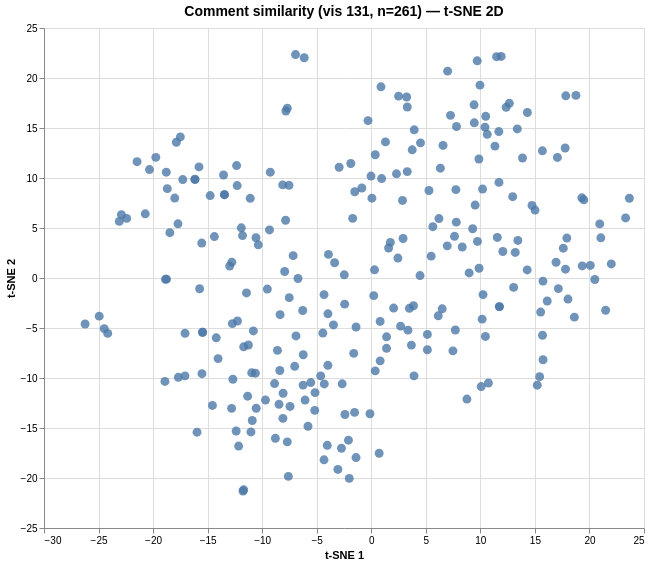

The specification (Vega-Lite) saved for this image:
### Vega specification from a JSON file in a GitHub repository (floating-point values rounded to 4 significant figures; data arrays with more than 128 entries replaced by an {"elided": "..."} marker saying what was removed)
{"$schema": "https://vega.github.io/schema/vega/v6.json", "data": [{"name": "param_1e9efca18e7a2868_store"}, {"name": "source_0", "values": {"elided": "261 records"}}, {"name": "source_0_x_domain_dim_1", "values": [{"min": -26.23, "max": 23.66}]}, {"name": "source_0_y_domain_dim_2", "values": [{"min": -21.3, "max": 22.34}]}], "signals": [{"name": "unit", "value": {}, "on": [{"events": "pointermove", "update": "isTuple(group()) ? group() : unit"}]}, {"name": "param_1e9efca18e7a2868", "update": "vlSelectionResolve(\"param_1e9efca18e7a2868_store\", \"union\")"}, {"name": "param_1e9efca18e7a2868_dim_1", "on": [{"events": [{"source": "view", "type": "dblclick"}], "update": "null"}, {"events": {"signal": "param_1e9efca18e7a2868_translate_delta"}, "update": "panLinear(param_1e9efca18e7a2868_translate_anchor.extent_x, -param_1e9efca18e7a2868_translate_delta.x / width)"}, {"events": {"signal": "param_1e9efca18e7a2868_zoom_delta"}, "update": "zoomLinear(domain(\"x\"), param_1e9efca18e7a2868_zoom_anchor.x, param_1e9efca18e7a2868_zoom_delta)"}]}, {"name": "param_1e9efca18e7a2868_dim_2", "on": [{"events": [{"source": "view", "type": "dblclick"}], "update": "null"}, {"events": {"signal": "param_1e9efca18e7a2868_translate_delta"}, "update": "panLinear(param_1e9efca18e7a2868_translate_anchor.extent_y, param_1e9efca18e7a2868_translate_delta.y / height)"}, {"events": {"signal": "param_1e9efca18e7a2868_zoom_delta"}, "update": "zoomLinear(domain(\"y\"), param_1e9efca18e7a2868_zoom_anchor.y, param_1e9efca18e7a2868_zoom_delta)"}]}, {"name": "param_1e9efca18e7a2868_tuple", "on": [{"events": [{"signal": "param_1e9efca18e7a2868_dim_1 || param_1e9efca18e7a2868_dim_2"}], "update": "param_1e9efca18e7a2868_dim_1 && param_1e9efca18e7a2868_dim_2 ? {unit: \"\", fields: param_1e9efca18e7a2868_tuple_fields, values: [param_1e9efca18e7a2868_dim_1,param_1e9efca18e7a2868_dim_2]} : null"}]}, {"name": "param_1e9efca18e7a2868_tuple_fields", "value": [{"field": "dim_1", "channel": "x", "type": "R"}, {"field": "dim_2", "channel": "y", "type": "R"}]}, {"name": "param_1e9efca18e7a2868_translate_anchor", "value": {}, "on": [{"events": [{"source": "scope", "type": "pointerdown"}], "update": "{x: x(unit), y: y(unit), extent_x: domain(\"x\"), extent_y: domain(\"y\")}"}]}, {"name": "param_1e9efca18e7a2868_translate_delta", "value": {}, "on": [{"events": [{"source": "window", "between": [{"source": "scope", "type": "pointerdown"}, {"source": "window", "type": "pointerup"}], "consume": true, "type": "pointermove"}], "update": "{x: param_1e9efca18e7a2868_translate_anchor.x - x(unit), y: param_1e9efca18e7a2868_translate_anchor.y - y(unit)}"}]}, {"name": "param_1e9efca18e7a2868_zoom_anchor", "on": [{"events": [{"source": "scope", "type": "wheel", "consume": true}], "update": "{x: invert(\"x\", x(unit)), y: invert(\"y\", y(unit))}"}]}, {"name": "param_1e9efca18e7a2868_zoom_delta", "on": [{"events": [{"source": "scope", "type": "wheel", "consume": true}], "update": "pow(1.001, event.deltaY * pow(16, event.deltaMode))", "force": true}]}, {"name": "param_1e9efca18e7a2868_modify", "on": [{"events": {"signal": "param_1e9efca18e7a2868_tuple"}, "update": "modify(\"param_1e9efca18e7a2868_store\", param_1e9efca18e7a2868_tuple, true)"}]}], "marks": [{"type": "symbol", "name": "marks", "from": {"data": "source_0"}, "encode": {"update": {"shape": {"value": "circle"}, "x": {"field": "dim_1", "scale": "x"}, "y": {"field": "dim_2", "scale": "y"}, "size": {"value": 80}, "opacity": {"value": 0.8}, "tooltip": {"signal": "{\"Comment #\": format(datum[\"index\"], \"\"), \"Comment\": isValid(datum[\"comment\"]) ? datum[\"comment\"] : \"\"+datum[\"comment\"]}"}, "fill": {"value": "#4c78a8"}}}, "style": ["circle"], "interactive": true, "clip": true}], "scales": [{"name": "x", "type": "linear", "domain": [{"signal": "(data(\"source_0_x_domain_dim_1\")[0] || {}).min"}, {"signal": "(data(\"source_0_x_domain_dim_1\")[0] || {}).max"}], "range": [0, {"signal": "width"}], "zero": true, "domainRaw": {"signal": "param_1e9efca18e7a2868[\"dim_1\"]"}, "nice": true}, {"name": "y", "type": "linear", "domain": [{"signal": "(data(\"source_0_y_domain_dim_2\")[0] || {}).min"}, {"signal": "(data(\"source_0_y_domain_dim_2\")[0] || {}).max"}], "range": [{"signal": "height"}, 0], "domainRaw": {"signal": "param_1e9efca18e7a2868[\"dim_2\"]"}, "nice": true, "zero": true}], "axes": [{"scale": "x", "tickCount": {"signal": "ceil(width/40)"}, "aria": false, "gridScale": "y", "minExtent": 0, "domain": false, "maxExtent": 0, "grid": true, "zindex": 0, "ticks": false, "orient": "bottom", "labels": false}, {"scale": "y", "minExtent": 0, "zindex": 0, "tickCount": {"signal": "ceil(height/40)"}, "maxExtent": 0, "ticks": false, "labels": false, "aria": false, "orient": "left", "gridScale": "x", "domain": false, "grid": true}, {"scale": "x", "tickCount": {"signal": "ceil(width/40)"}, "orient": "bottom", "title": "t-SNE 1", "labelOverlap": true, "labelFlush": true, "zindex": 0, "grid": false}, {"scale": "y", "tickCount": {"signal": "ceil(height/40)"}, "zindex": 0, "orient": "left", "grid": false, "title": "t-SNE 2", "labelOverlap": true}], "title": {"text": "Comment similarity (vis 131, n=261) — t-SNE 2D", "frame": "group", "fontSize": 14}, "background": "white", "padding": 5, "width": 600, "height": 500, "style": "cell"}
